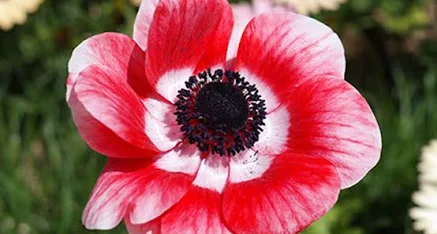
%> input picture HTML/flower.png, 437 x 234 px, given in place of flower.jfif, which was not available
$ octave lab8.m   (GNU Octave 9; MATLAB toolbox functions it lacks are replaced by stand-ins)
%> lines starting %> are read from the running program, lines starting %| are printed output that depends on the picture; pictures that were not available may be replaced by others from this repository, and a replacement may not be noted
clear all;   % clear all variables
close all;  % close all figures
clc;        % clear command window

% import image package
pkg load image;

% read image
% Median Filters
I = imread('flower.jfif');
%> I is the input picture: size 234x437x3 uint8; mean R, G, B 148.2, 83.7, 82.7
K = rgb2gray(I);
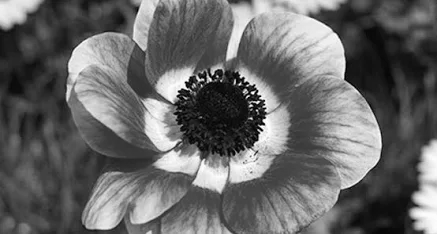
%> K: size 234x437 uint8; min 0, max 255, mean 102.9

J = imnoise(K, 'salt & pepper', 0.05);
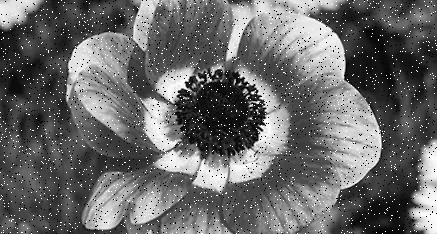
%> J: size 234x437 uint8; min 0, max 255, mean 104.1

f  = medfilt2(J, [3,3]);
f1 = medfilt2(J, [10,10]);
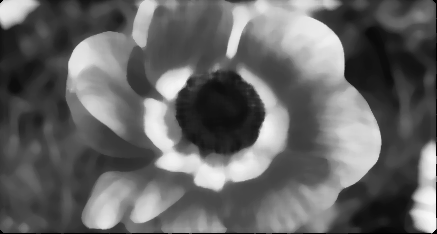
%> f1: size 234x437 uint8; min 0, max 249, mean 101.2

subplot(3,2,1); imshow(I);  title('Original Image');
subplot(3,2,2); imshow(K);  title('Gray Image');
subplot(3,2,3); imshow(J);  title('Noise added Image');
subplot(3,2,4); imshow(f);  title('3x3 Image');
subplot(3,2,5); imshow(f1); title('10x10 Image');
